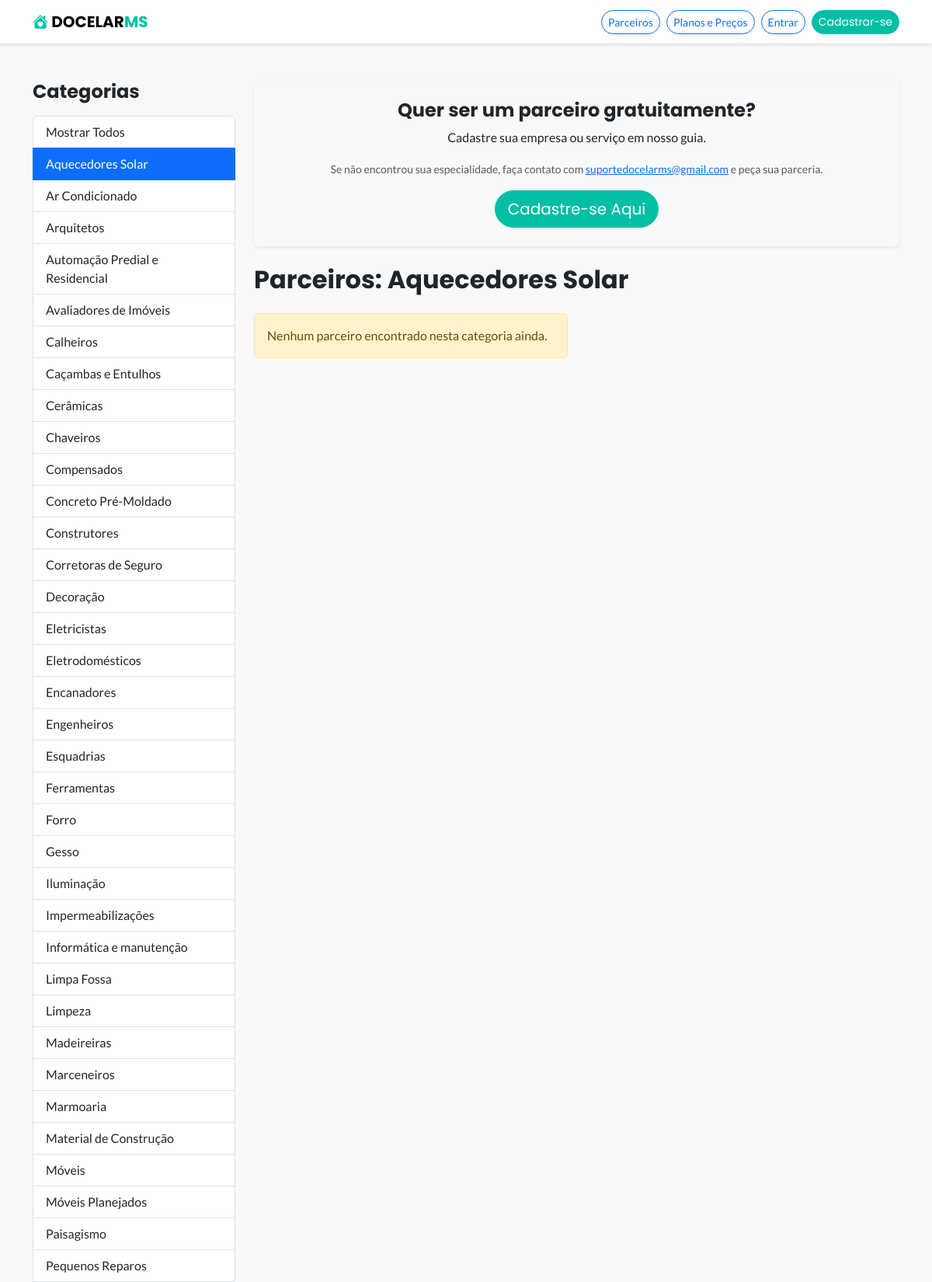
Screenshot of /parceiros/?nicho=aquecedores-solar (upper part) with the database file from the repository.
### imoveis/models.py (models this page shows, shortened)
class NichoParceiro(models.Model):
    nome = models.CharField(max_length=100, unique=True, verbose_name="Nome do Nicho")
    slug = models.SlugField(max_length=100, unique=True, blank=True)
    class Meta:
        verbose_name = "Nicho de Parceiro"
        verbose_name_plural = "Nichos de Parceiros"
        ordering = ['nome'] # ✅ <-- LINHA ADICIONADA AQUI

### imoveis/views.py (the view)
# urls.py: path('parceiros/', views.listar_parceiros, name='listar_parceiros'),
def listar_parceiros(request):
    nichos = NichoParceiro.objects.all()
    parceiros_list = Parceiro.objects.filter(status=Parceiro.Status.APROVADO).order_by('nome')
    nicho_slug = request.GET.get('nicho')
    nicho_ativo = None
    if nicho_slug:
        nicho_ativo = get_object_or_404(NichoParceiro, slug=nicho_slug)
        parceiros_list = parceiros_list.filter(nicho=nicho_ativo)
    contexto = {
        'nichos': nichos,
        'parceiros': parceiros_list,
        'nicho_ativo': nicho_ativo,
    }
    return render(request, 'imoveis/listar_parceiros.html', contexto)

### imoveis/templates/imoveis/listar_parceiros.html (shortened to what this page needs)
{% extends 'base.html' %}
{% block content %}
<div class="container my-5">
    <div class="row">
        <div class="col-lg-3">
            <h4 class="fw-bold mb-3">Categorias</h4>
            <div class="list-group">
                <a href="{% url 'listar_parceiros' %}"
                   class="list-group-item list-group-item-action {% if not nicho_ativo %}active{% endif %}">
                    Mostrar Todos
                </a>
                {% for nicho in nichos %}
                <a href="?nicho={{ nicho.slug }}"
                   class="list-group-item list-group-item-action {% if nicho_ativo.slug == nicho.slug %}active{% endif %}">
                    {{ nicho.nome }}
                </a>
                {% endfor %}
            </div>
        </div>
        <div class="col-lg-9">
            <div class="card bg-light border-0 shadow-sm mb-4">
                <div class="card-body text-center p-4">
                    <h4 class="fw-bold">Quer ser um parceiro gratuitamente?</h4>
                    <p class="mb-3">Cadastre sua empresa ou serviço em nosso guia.</p>
                    <p class="mb-3 text-muted">
                        <small>Se não encontrou sua especialidade, faça contato com <a href="mailto:suportedocelarms@gmail.com">suportedocelarms@gmail.com</a> e peça sua parceria.</small>
                    </p>
                    <a href="{% url 'cadastrar_parceiro' %}" class="btn btn-primary btn-lg rounded-pill">Cadastre-se Aqui</a>
                </div>
            </div>
            <h2 class="fw-bold mb-4">
                {% if nicho_ativo %}
                    Parceiros: {{ nicho_ativo.nome }}
                {% else %}
                    Nossos Parceiros
                {% endif %}
            </h2>
            <div class="row row-cols-1 row-cols-md-2 g-4">
                {% for parceiro in parceiros %}
                <div class="col">
                    <div class="card h-100 shadow-sm">
                        <div class="row g-0">
                            {% if parceiro.logo %}
                            <div class="col-md-4 d-flex align-items-center justify-content-center p-3">
                                <img src="{{ parceiro.logo.url }}" class="img-fluid rounded" alt="{{ parceiro.nome }}" style="max-height: 120px; object-fit: contain;">
                            </div>
                            {% endif %}
                            <div class="{% if parceiro.logo %}col-md-8{% else %}col-12{% endif %}">
                                <div class="card-body">
                                    <h5 class="card-title fw-bold">{{ parceiro.nome }}</h5>
                                    <p class="card-text"><small>{{ parceiro.descricao|default_if_none:""|truncatewords:20 }}</small></p>
                                    {% if parceiro.telefone %}
                                    <p class="mb-1"><strong><i class="bi bi-telephone-fill"></i></strong> {{ parceiro.telefone }}</p>
                                    {% endif %}
                                    {% if parceiro.whatsapp %}
                                    <p class="mb-0"><strong><i class="bi bi-whatsapp"></i></strong> {{ parceiro.whatsapp }}</p>
                                    {% endif %}
                                </div>
                            </div>
                        </div>
                    </div>
                </div>
                {% empty %}
                <div class="col-12">
                    <div class="alert alert-warning">
                        Nenhum parceiro encontrado nesta categoria ainda.
                    </div>
                </div>
                {% endfor %}
            </div>
        </div>
    </div>
</div>
{% endblock %}

### imoveis/templates/base.html (style rules this page uses)
:root { --cor-primaria: #00bfa5; --cor-escura: #212529; --cor-clara: #f8f9fa; --cor-destaque: #dc3545; }
body { font-family: 'Lato', sans-serif; background-color: var(--cor-clara); }
h1, h2, h3, h4, h5, h6, .navbar-brand, .btn-primary { font-family: 'Poppins', sans-serif; }
.btn-primary { background-color: var(--cor-primaria); border-color: var(--cor-primaria); transition: all 0.3s ease; }

### rows the page displays
NichoParceiro: nome "Aquecedores Solar"
NichoParceiro: nome "Ar Condicionado"
NichoParceiro: nome "Arquitetos"
NichoParceiro: nome "Automação Predial e Residencial"
NichoParceiro: nome "Avaliadores de Imóveis"
NichoParceiro: nome "Calheiros"
NichoParceiro: nome "Caçambas e Entulhos"
NichoParceiro: nome "Cerâmicas"
NichoParceiro: nome "Chaveiros"
NichoParceiro: nome "Compensados"
NichoParceiro: nome "Concreto Pré-Moldado"
NichoParceiro: nome "Construtores"
NichoParceiro: nome "Corretoras de Seguro"
NichoParceiro: nome "Decoração"
NichoParceiro: nome "Eletricistas"
NichoParceiro: nome "Eletrodomésticos"
NichoParceiro: nome "Encanadores"
NichoParceiro: nome "Engenheiros"
NichoParceiro: nome "Esquadrias"
NichoParceiro: nome "Ferramentas"
NichoParceiro: nome "Forro"
NichoParceiro: nome "Gesso"
NichoParceiro: nome "Iluminação"
NichoParceiro: nome "Impermeabilizações"
NichoParceiro: nome "Informática e manutenção"
NichoParceiro: nome "Limpa Fossa"
NichoParceiro: nome "Limpeza"
NichoParceiro: nome "Madeireiras"
NichoParceiro: nome "Marceneiros"
NichoParceiro: nome "Marmoaria"
NichoParceiro: nome "Material de Construção"
NichoParceiro: nome "Móveis"
NichoParceiro: nome "Móveis Planejados"
NichoParceiro: nome "Paisagismo"
NichoParceiro: nome "Pequenos Reparos"
